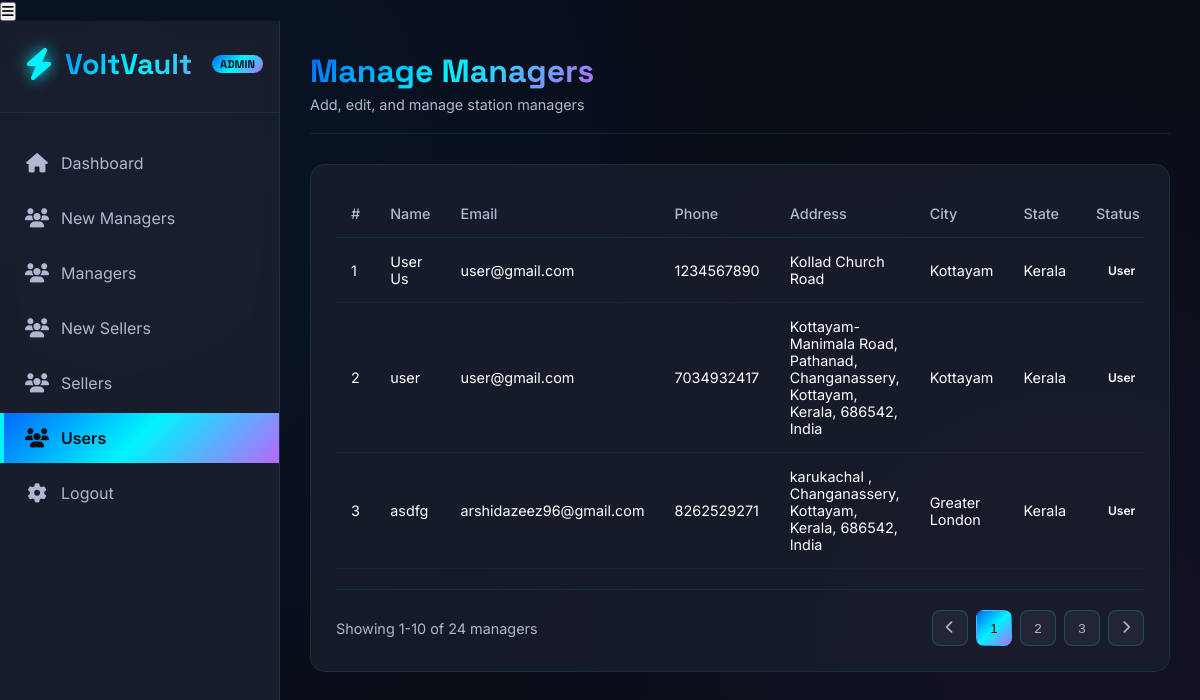
/users/, run on the app's committed database.
### myapp/models.py (models this page shows, shortened)
class Register(models.Model):
    name=models.CharField(max_length=100)
    email=models.EmailField()
    phone=models.IntegerField()
    password=models.CharField(max_length=100)
    address=models.TextField()
    city=models.CharField(max_length=100)
    state=models.CharField(max_length=100)
    zip=models.IntegerField()
    latitude=models.FloatField()
    longitude=models.FloatField()
    rights=models.CharField(max_length=100,default='User')
    date=models.DateField(auto_now_add=True)

### myapp/views.py (the view)
# urls.py: path('users/', views.users),
def users(request):
    users=Register.objects.exclude(rights='Admin')
    return render(request,'admin/users.html',{'users':users})

### myapp/templates/admin/users.html (shortened to what this page needs)
<!DOCTYPE html>
<html lang="en">
<head>
    <link rel="stylesheet" href="https://cdnjs.cloudflare.com/ajax/libs/font-awesome/6.4.0/css/all.min.css">
    <link rel="stylesheet" href="https://cdnjs.cloudflare.com/ajax/libs/animate.css/4.1.1/animate.min.css">
</head>
<body>
    <button class="mobile-menu-toggle" id="mobileMenuToggle">
        <i class="fas fa-bars"></i>
    </button>
    <nav class="sidebar" id="sidebar">
        <div class="sidebar-header">
            <a href="/adminp/" class="logo">
                <i class="fas fa-bolt logo-icon"></i>
                <span>VoltVault</span>
                <span class="admin-badge">ADMIN</span>
            </a>
        </div>
        <nav class="sidebar-nav">
            <ul>
                <li class="nav-item">
                    <a href="/adminp/" class="nav-link" data-section="dashboard">
                        <i class="fas fa-home nav-icon"></i>
                        Dashboard
                    </a>
                </li>
                <li class="nav-item">
                    <a href="/new-managers/" class="nav-link">
                        <i class="fas fa-users nav-icon"></i>
                        New Managers
                    </a>
                </li>
                <li class="nav-item">
                    <a href="/managers/" class="nav-link">
                        <i class="fas fa-users nav-icon"></i>
                        Managers
                    </a>
                </li>
                <li class="nav-item">
                    <a href="/new-sellers/" class="nav-link" data-section="users">
                        <i class="fas fa-users nav-icon"></i>
                        New Sellers
                    </a>
                </li>
                <li class="nav-item">
                    <a href="/sellers/" class="nav-link" data-section="users">
                        <i class="fas fa-users nav-icon"></i>
                        Sellers
                    </a>
                </li>
                <li class="nav-item">
                    <a href="/users/" class="nav-link active" data-section="users">
                        <i class="fas fa-users nav-icon"></i>
                        Users
                    </a>
                </li>
                <li class="nav-item">
                    <a href="/" class="nav-link" data-section="settings">
                        <i class="fas fa-cog nav-icon"></i>
                        Logout
                    </a>
                </li>
            </ul>
        </nav>
    </nav>
    <main class="main-content">
        <header class="page-header">
            <div class="page-title">
                <h1>Manage Managers</h1>
                <p>Add, edit, and manage station managers</p>
            </div>
        </header>
        <div class="managers-table-container">
            <table class="managers-table">
                <thead>
                    <tr>
                        <th>#</th>
                        <th>Name</th>
                        <th>Email</th>
                        <th>Phone</th>
                        <th>Address</th>
                        <th>City</th>
                        <th>State</th>
                        <th>Status</th>
                    </tr>
                </thead>
                <tbody id="managersTableBody">
                {% for i in users %}
                <tr>
                    <td>{{forloop.counter}}</td>
                    <td>{{i.name}}</td>
                    <td>{{i.email}}</td>
                    <td>{{i.phone}}</td>
                    <td>{{i.address}}</td>
                    <td>{{i.city}}</td>
                    <td>{{i.state}}</td>
                    <td>
                        <span class="status-badge status-${manager.status.toLowerCase()}">
                            {{i.rights}}
                        </span>
                    </td>
                </tr>
                {% endfor %}
                </tbody>
            </table>
            <div class="pagination">
                <div class="pagination-info">
                    Showing 1-10 of 24 managers
                </div>
                <div class="pagination-controls">
                    <button class="page-btn">
                        <i class="fas fa-chevron-left"></i>
                    </button>
                    <button class="page-btn active">1</button>
                    <button class="page-btn">2</button>
                    <button class="page-btn">3</button>
                    <button class="page-btn">
                        <i class="fas fa-chevron-right"></i>
                    </button>
                </div>
            </div>
        </div>
    </main>
</body>
</html>

### myapp/templates/admin/users.html (style rules this page uses)
:root { --neon-blue: #00f3ff; --electric-purple: #b967ff; --cyber-blue: #0066ff; --dark-space: #0a0e17; --space-gray: #1a1f2e; --light-space: #2a3042; --pure-white: #ffffff; --success-green: #00ff88; --error-red: #ff4757; --warning-yellow: #ffcc00; --info-blue: #3498db; --glow-shadow: 0 0 20px rgba(0, 243, 255, 0.3); --purple-glow: 0 0 25px rgba(185, 103, 255, 0.4); --gradient-1: linear-gradient(135deg, #0066ff 0%, #00f3ff 50%, #b967ff 100%); --gradient-2: linear-gradient(45deg, #b967ff 0%, #0066ff 100%); --sidebar-width: 280px; }
* { margin: 0; padding: 0; box-sizing: border-box; }
body { font-family: 'Inter', sans-serif; color: var(--pure-white); background-color: var(--dark-space); min-height: 100vh; overflow-x: hidden; }
body::before { content: ''; position: fixed; top: 0; left: 0; width: 100%; height: 100%; background: radial-gradient(circle at 10% 20%, rgba(0, 102, 255, 0.08) 0%, transparent 50%), radial-gradient(circle at 90% 80%, rgba(185, 103, 255, 0.05) 0%, transparent 50%); z-index: -1; }
.sidebar { width: var(--sidebar-width); background: rgba(26, 31, 46, 0.95); backdrop-filter: blur(10px); border-right: 1px solid rgba(0, 243, 255, 0.1); padding: 25px 0; position: fixed; height: 100vh; overflow-y: auto; z-index: 1000; }
.sidebar-header { padding: 0 25px 30px; border-bottom: 1px solid rgba(0, 243, 255, 0.1); margin-bottom: 25px; }
.logo { display: flex; align-items: center; gap: 12px; font-family: 'Space Grotesk', sans-serif; font-size: 1.8rem; font-weight: 800; background: var(--gradient-1); -webkit-background-clip: text; background-clip: text; color: transparent; text-decoration: none; }
.logo-icon { color: var(--neon-blue); font-size: 2rem; text-shadow: 0 0 15px var(--neon-blue); }
.admin-badge { display: inline-block; background: var(--gradient-1); color: var(--dark-space); font-size: 0.7rem; font-weight: 700; padding: 2px 8px; border-radius: 12px; margin-left: 8px; vertical-align: middle; }
.sidebar-nav ul { list-style: none; }
.nav-item { margin-bottom: 5px; }
.nav-link { display: flex; align-items: center; gap: 12px; padding: 15px 25px; color: #b0b7d0; text-decoration: none; transition: all 0.3s; position: relative; }
.nav-link.active { background: var(--gradient-1); color: var(--dark-space); font-weight: 600; }
.nav-link.active::before { content: ''; position: absolute; left: 0; top: 0; height: 100%; width: 4px; background: var(--neon-blue); }
.nav-icon { font-size: 1.2rem; width: 24px; text-align: center; }
.main-content { flex: 1; margin-left: var(--sidebar-width); padding: 30px; min-height: 100vh; }
.page-header { display: flex; justify-content: space-between; align-items: center; margin-bottom: 30px; padding-bottom: 20px; border-bottom: 1px solid rgba(0, 243, 255, 0.1); }
.page-title h1 { font-family: 'Space Grotesk', sans-serif; font-size: 2rem; font-weight: 700; background: var(--gradient-1); -webkit-background-clip: text; background-clip: text; color: transparent; margin-bottom: 5px; }
.page-title p { color: #b0b7d0; font-size: 0.9rem; }
.managers-table-container { background: rgba(26, 31, 46, 0.8); border-radius: 15px; padding: 25px; border: 1px solid rgba(0, 243, 255, 0.1); margin-bottom: 30px; }
.managers-table { width: 100%; border-collapse: collapse; }
.managers-table th { text-align: left; padding: 15px; color: #b0b7d0; font-weight: 500; font-size: 0.9rem; border-bottom: 1px solid rgba(0, 243, 255, 0.1); white-space: nowrap; }
.managers-table td { padding: 15px; border-bottom: 1px solid rgba(0, 243, 255, 0.05); font-size: 0.9rem; vertical-align: middle; }
.managers-table tr { transition: all 0.3s; }
.status-badge { padding: 5px 12px; border-radius: 20px; font-size: 0.75rem; font-weight: 600; display: inline-block; }
.pagination { display: flex; justify-content: space-between; align-items: center; margin-top: 20px; padding-top: 20px; border-top: 1px solid rgba(0, 243, 255, 0.1); }
.pagination-info { color: #b0b7d0; font-size: 0.9rem; }
.pagination-controls { display: flex; gap: 8px; }
.page-btn { width: 36px; height: 36px; border-radius: 8px; border: 1px solid rgba(0, 243, 255, 0.2); background: rgba(255, 255, 255, 0.05); color: #b0b7d0; cursor: pointer; transition: all 0.3s; display: flex; align-items: center; justify-content: center; }
.page-btn.active { background: var(--gradient-1); border-color: transparent; color: var(--dark-space); }
@media (max-width: 1200px) { .managers-table { display: block; overflow-x: auto; } }

### data on the page
Register: name "User Us", email "user@gmail.com", phone "1234567890", address "Kollad Church Road", city "Kottayam", state "Kerala", rights "User"
Register: name "user", email "user@gmail.com", phone "7034932417", address "Kottayam-Manimala Road, Pathanad, Changanassery, Kottayam, Kerala, 686542, India", city "Kottayam", state "Kerala", rights "User"
Register: name "asdfg", email "arshidazeez96@gmail.com", phone "8262529271", address "karukachal , Changanassery, Kottayam, Kerala, 686542, India", city "Greater London", state "Kerala", rights "User"
